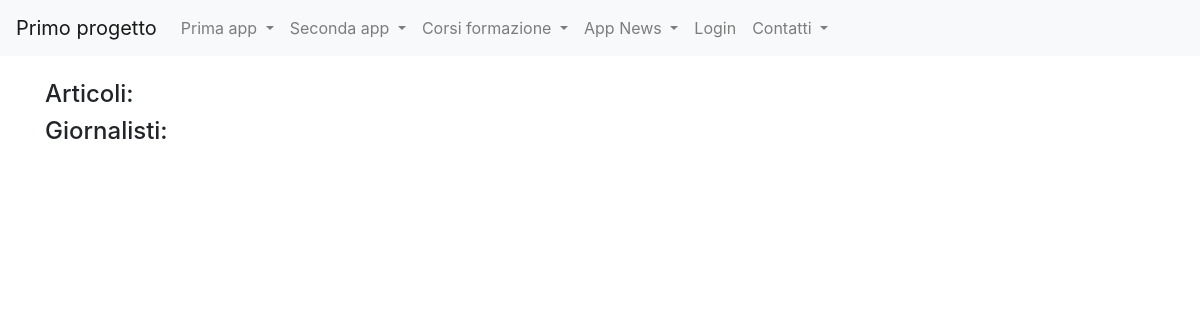
Before: /news/ with the older database file.
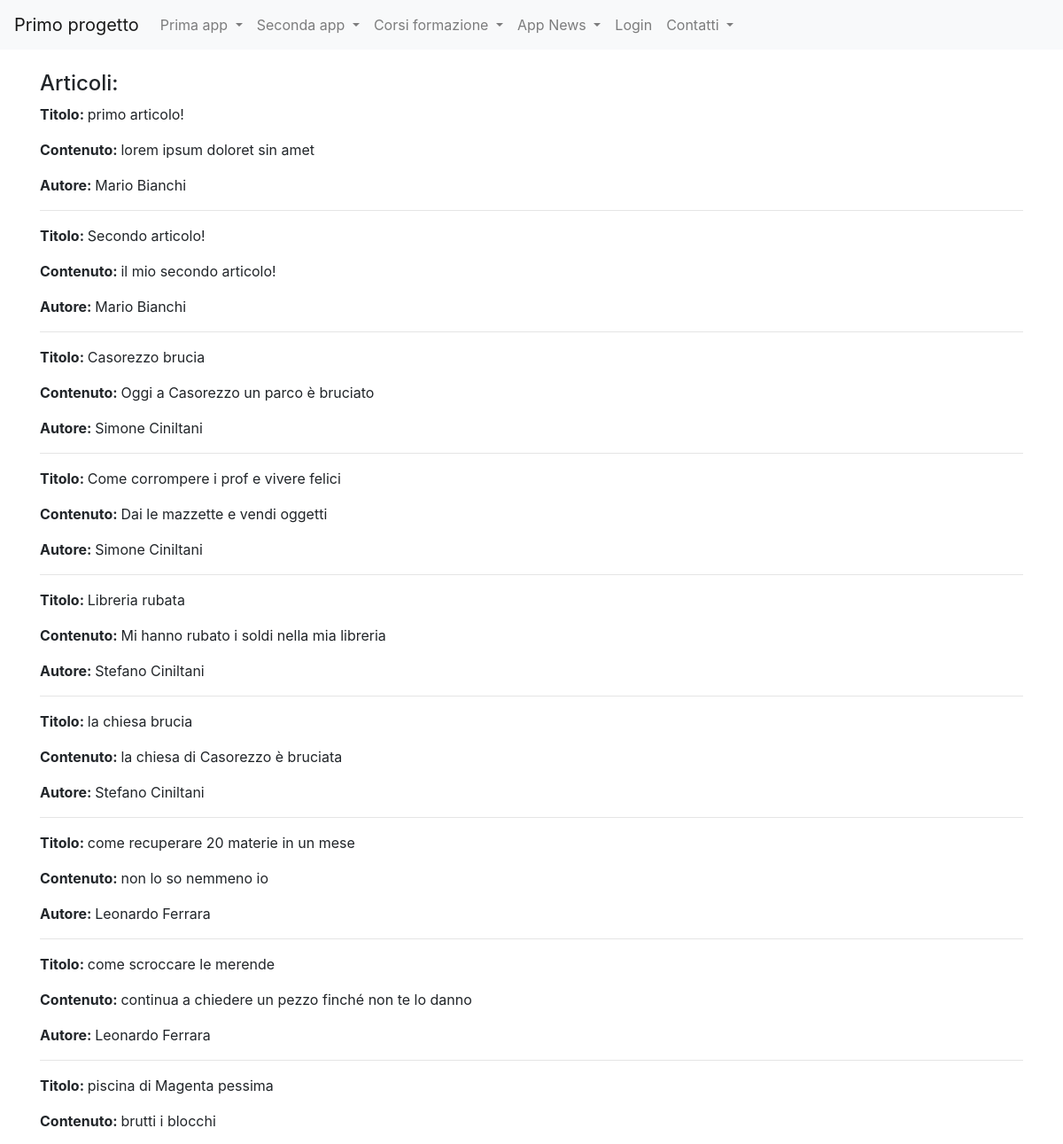
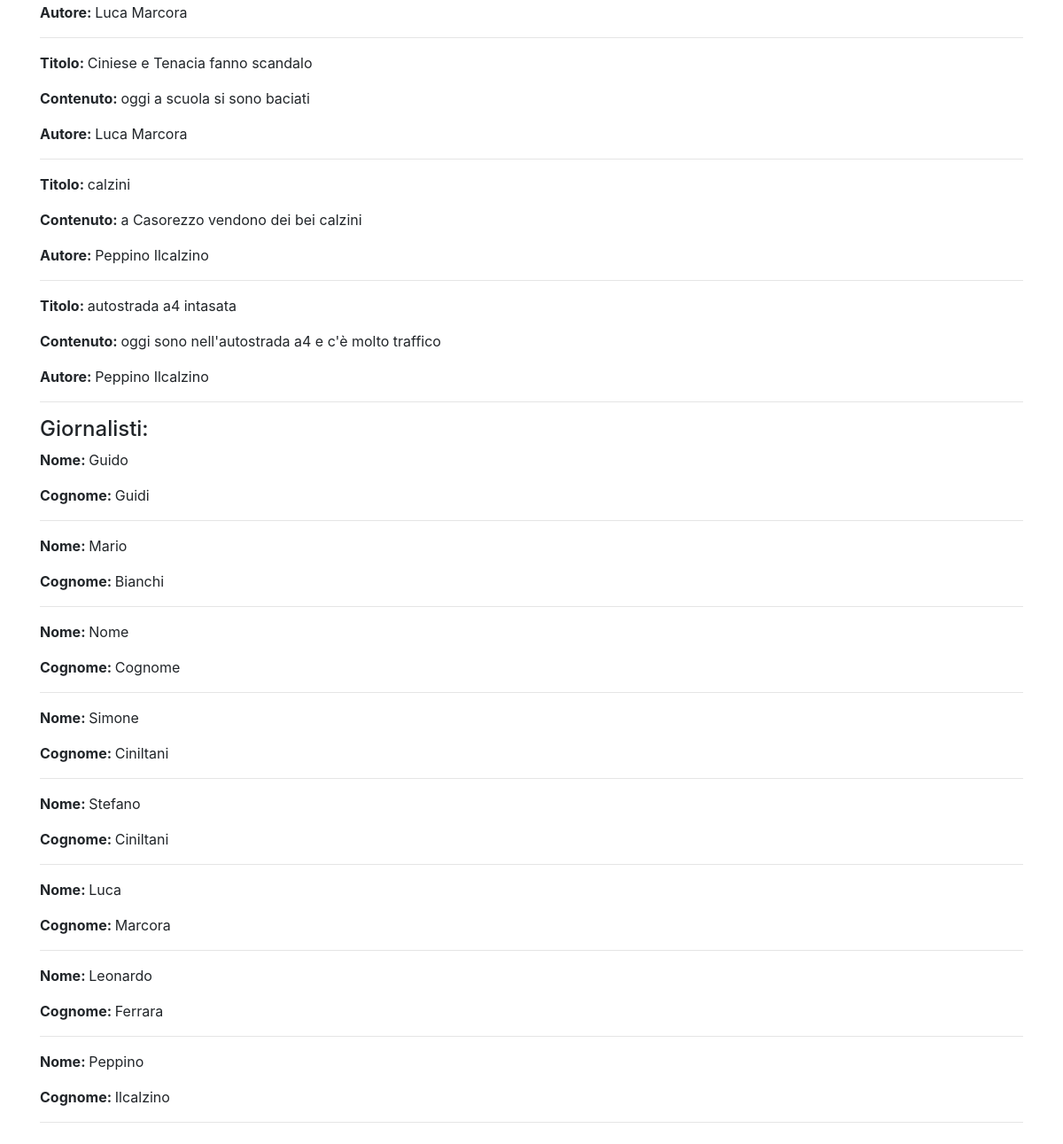
After: the same page with the newer database file (2 pictures, top to bottom).
### news/models.py (models this page shows)
class Articolo(models.Model):
    titolo = models.CharField(max_length=100)
    contenuto = models.TextField()
    giornalista = models.ForeignKey(Giornalista, on_delete=models.CASCADE, related_name="articoli")
    data=models.DateField(auto_now=True,blank=True)
    visualizzazioni=models.IntegerField(default=0,blank=True)
    def __str__(self):
        return self.titolo
    class Meta:
        verbose_name = "Articolo"
        verbose_name_plural = "Articoli"

class Giornalista(models.Model):
    nome = models.CharField(max_length=20)
    cognome = models.CharField(max_length=20)
    anno_di_nascita = models.DateField(blank=True)
    def __str__(self):
        return self.nome + " " + self.cognome
    class Meta:
        verbose_name = "Giornalista"
        verbose_name_plural = "Giornalisti"

### news/views.py (the view)
# urls.py: path('',home,name='homeview'),
def home(request):
    articoli = Articolo.objects.all()
    giornalisti = Giornalista.objects.all()
    context = {"articoli": articoli, "giornalisti": giornalisti}
    print(context)
    return render(request, "homenews.html", context)

### news/templates/homenews.html (shortened to what this page needs)
{% extends 'base.html'%}
{%block content%}
    <h4>Articoli:</h4>
        {% for articolo in articoli %}
            <p><strong>Titolo: </strong>{{ articolo.titolo }}</p>
            <p><strong>Contenuto: </strong>{{ articolo.contenuto }}</p>
            <p><strong>Autore: </strong>{{ articolo.giornalista }}</p>
            <hr>
        {% endfor %}
    <h4>Giornalisti:</h4>
        {% for giornalista in giornalisti %}
            <p><strong>Nome: </strong>{{ giornalista.nome }}</p>
            <p><strong>Cognome: </strong>{{ giornalista.cognome }}</p>
            <hr>
        {% endfor %}
{%endblock content%}

Changed rows visible on the page:
added Articolo: titolo "primo articolo!", contenuto "lorem ipsum doloret sin amet", giornalista "Mario Bianchi"
added Articolo: titolo "Secondo articolo!", contenuto "il mio secondo articolo!", giornalista "Mario Bianchi"
added Articolo: titolo "Casorezzo brucia", contenuto "Oggi a Casorezzo un parco è bruciato", giornalista "Simone Ciniltani"
added Articolo: titolo "Come corrompere i prof e vivere felici", contenuto "Dai le mazzette e vendi oggetti", giornalista "Simone Ciniltani"
added Articolo: titolo "Libreria rubata", contenuto "Mi hanno rubato i soldi nella mia libreria", giornalista "Stefano Ciniltani"
added Articolo: titolo "la chiesa brucia", contenuto "la chiesa di Casorezzo è bruciata", giornalista "Stefano Ciniltani"
added Articolo: titolo "come recuperare 20 materie in un mese", contenuto "non lo so nemmeno io", giornalista "Leonardo Ferrara"
added Articolo: titolo "come scroccare le merende", contenuto "continua a chiedere un pezzo finché non te lo danno", giornalista "Leonardo Ferrara"
added Articolo: titolo "piscina di Magenta pessima", contenuto "brutti i blocchi", giornalista "Luca Marcora"
added Articolo: titolo "Ciniese e Tenacia fanno scandalo", contenuto "oggi a scuola si sono baciati", giornalista "Luca Marcora"
added Articolo: titolo "calzini", contenuto "a Casorezzo vendono dei bei calzini", giornalista "Peppino Ilcalzino"
added Articolo: titolo "autostrada a4 intasata", contenuto "oggi sono nell'autostrada a4 e c'è molto traffico", giornalista "Peppino Ilcalzino"
added Giornalista: nome "Guido", cognome "Guidi"
added Giornalista: nome "Mario", cognome "Bianchi"
added Giornalista: nome "Nome", cognome "Cognome"
added Giornalista: nome "Simone", cognome "Ciniltani"
added Giornalista: nome "Stefano", cognome "Ciniltani"
added Giornalista: nome "Luca", cognome "Marcora"
added Giornalista: nome "Leonardo", cognome "Ferrara"
added Giornalista: nome "Peppino", cognome "Ilcalzino"
